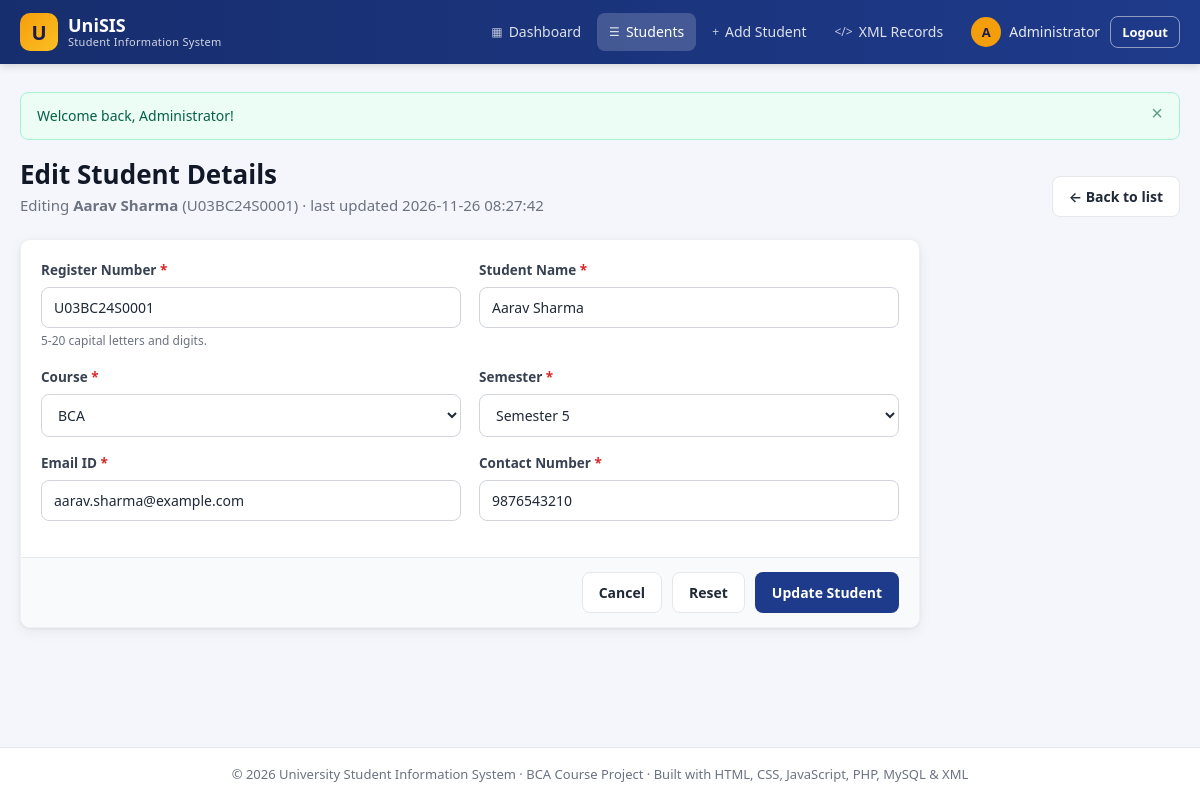
Page /edit_student.php?id=1 (signed in) on the committed database.
### tables this page shows
CREATE TABLE students (
    id              INT UNSIGNED  NOT NULL AUTO_INCREMENT,
    reg_no          VARCHAR(20)   NOT NULL,          
    name            VARCHAR(100)  NOT NULL,          
    course          VARCHAR(30)   NOT NULL,          
    semester        TINYINT UNSIGNED NOT NULL,       
    email           VARCHAR(100)  NOT NULL,          
    contact_number  VARCHAR(15)   NOT NULL,          
    created_at      TIMESTAMP     NOT NULL DEFAULT CURRENT_TIMESTAMP,
    updated_at      TIMESTAMP     NOT NULL DEFAULT CURRENT_TIMESTAMP
                                  ON UPDATE CURRENT_TIMESTAMP,
    PRIMARY KEY (id),
    UNIQUE KEY uq_students_reg_no (reg_no),
    UNIQUE KEY uq_students_email (email),
    CONSTRAINT chk_semester CHECK (semester BETWEEN 1 AND 8)
);

### includes/db.php (called while the page is built, shortened)
<?php
require_once __DIR__ . '/config.php';
function db(): PDO
{
    static $pdo = null;
    $options = [
        PDO::ATTR_ERRMODE            => PDO::ERRMODE_EXCEPTION,
        PDO::ATTR_DEFAULT_FETCH_MODE => PDO::FETCH_ASSOC,
        PDO::ATTR_EMULATE_PREPARES   => false,
    ];
    try {
        if (DB_DRIVER === 'sqlite') {
            require_once __DIR__ . '/sqlite_demo.php';
            $pdo = sqlite_demo_connect($options);
        } else {
            $dsn = 'mysql:host=' . DB_HOST . ';port=' . DB_PORT
                 . ';dbname=' . DB_NAME . ';charset=utf8mb4';
            $pdo = new PDO($dsn, DB_USER, DB_PASS, $options);
        }
    } catch (PDOException $e) {
        http_response_code(500);
        echo '<div style="font-family:sans-serif;max-width:640px;margin:60px auto;padding:24px;'
           . 'border:1px solid #f5c2c7;background:#f8d7da;color:#842029;border-radius:8px">'
           . '<h2 style="margin-top:0">Database connection failed</h2>'
           . '<p>Make sure MySQL is running in XAMPP/WAMP and that you have imported '
           . '<code>database/university_db.sql</code> in phpMyAdmin.</p>'
           . '<p><small>' . htmlspecialchars($e->getMessage()) . '</small></p></div>';
        exit;
    }
    return $pdo;
}

### includes/functions.php (called while the page is built, shortened)
<?php
require_once __DIR__ . '/config.php';
require_once __DIR__ . '/db.php';
function e($value): string
{
    return htmlspecialchars((string) $value, ENT_QUOTES, 'UTF-8');
}

### includes/config.php (called while the page is built, shortened)
<?php
$COURSES   = ['BCA', 'BBA', 'B.Com', 'B.Sc', 'BA', 'MCA', 'MBA', 'M.Com'];
$SEMESTERS = range(1, 8);

### edit_student.php (the view, shortened to what this page needs)
<?php
require_once __DIR__ . '/includes/functions.php';
$id = (int) ($_GET['id'] ?? 0);
$stmt = db()->prepare('SELECT * FROM students WHERE id = ?');
$stmt->execute([$id]);
$existing = $stmt->fetch();
$student = $existing;
$errors  = [];
$submitLabel = 'Update Student';
require __DIR__ . '/includes/header.php';
?>
<div class="page-header">
    <div>
        <h1>Edit Student Details</h1>
        <p class="muted">Editing <strong><?= e($existing['name']) ?></strong> (<?= e($existing['reg_no']) ?>)
           &middot; last updated <?= e($existing['updated_at']) ?></p>
    </div>
    <a href="students.php" class="btn btn-light">&larr; Back to list</a>
</div>
<?php require __DIR__ . '/includes/student_form.php'; ?>
<?php require __DIR__ . '/includes/footer.php'; ?>

### includes/student_form.php (shortened to what this page needs)
<?php
function student_group_class(array $errors, string $field): string
{
    return 'form-group' . (isset($errors[$field]) ? ' has-error' : '');
}
?>
<form method="post" id="studentForm" class="card form-card" novalidate data-validate="student">
    <div class="card-body">
        <div class="form-row">
            <div class="<?= student_group_class($errors, 'reg_no') ?>">
                <label for="reg_no">Register Number <span class="req">*</span></label>
                <input type="text" id="reg_no" name="reg_no" maxlength="20"
                       value="<?= e($student['reg_no']) ?>" placeholder="e.g. U03BC24S0009">
                <small class="hint">5-20 capital letters and digits.</small>
            </div>
            <div class="<?= student_group_class($errors, 'name') ?>">
                <label for="name">Student Name <span class="req">*</span></label>
                <input type="text" id="name" name="name" maxlength="100"
                       value="<?= e($student['name']) ?>" placeholder="e.g. Priya Sharma">
            </div>
        </div>
        <div class="form-row">
            <div class="<?= student_group_class($errors, 'course') ?>">
                <label for="course">Course <span class="req">*</span></label>
                <select id="course" name="course">
                    <?php foreach ($COURSES as $c): ?>
                        <option value="<?= e($c) ?>" <?= $student['course'] === $c ? 'selected' : '' ?>><?= e($c) ?></option>
                    <?php endforeach; ?>
                </select>
            </div>
            <div class="<?= student_group_class($errors, 'semester') ?>">
                <label for="semester">Semester <span class="req">*</span></label>
                <select id="semester" name="semester">
                    <?php foreach ($SEMESTERS as $s): ?>
                        <option value="<?= $s ?>" <?= (string) $student['semester'] === (string) $s ? 'selected' : '' ?>>Semester <?= $s ?></option>
                    <?php endforeach; ?>
                </select>
            </div>
        </div>
        <div class="form-row">
            <div class="<?= student_group_class($errors, 'email') ?>">
                <label for="email">Email ID <span class="req">*</span></label>
                <input type="email" id="email" name="email" maxlength="100"
                       value="<?= e($student['email']) ?>" placeholder="student@example.com">
            </div>
            <div class="<?= student_group_class($errors, 'contact_number') ?>">
                <label for="contact_number">Contact Number <span class="req">*</span></label>
                <input type="tel" id="contact_number" name="contact_number" maxlength="10"
                       value="<?= e($student['contact_number']) ?>" placeholder="10-digit mobile number">
            </div>
        </div>
    </div>
    <div class="card-footer">
        <a href="students.php" class="btn btn-light">Cancel</a>
        <button type="reset" class="btn btn-light">Reset</button>
        <button type="submit" class="btn btn-primary"><?= e($submitLabel) ?></button>
    </div>
</form>

### assets/css/style.css (style rules this page uses)
:root { --primary: #1e3a8a; --primary-600: #2747a8; --primary-50: #eef2ff; --accent: #f59e0b; --success: #16a34a; --danger: #dc2626; --warning: #d97706; --text: #1f2937; --muted: #6b7280; --border: #e5e7eb; --bg: #f4f6fb; --card: #ffffff; --radius: 10px; --shadow: 0 1px 3px rgba(15, 23, 42, .06), 0 4px 14px rgba(15, 23, 42, .06); }
* { box-sizing: border-box; }
html, body { margin: 0; padding: 0; }
body { font-family: "Segoe UI", system-ui, -apple-system, Roboto, Arial, sans-serif; font-size: 15px; line-height: 1.55; color: var(--text); background: var(--bg); min-height: 100vh; display: flex; flex-direction: column; }
a { color: var(--primary); text-decoration: none; }
h1, h2, h3 { line-height: 1.25; margin: 0; }
.muted { color: var(--muted); margin: 4px 0 0; }
.page-header { display: flex; align-items: flex-end; justify-content: space-between; gap: 16px; margin-bottom: 22px; flex-wrap: wrap; }
.page-header h1 { font-size: 26px; color: #111827; }
.btn { display: inline-flex; align-items: center; justify-content: center; gap: 6px; padding: 9px 16px; border-radius: 8px; border: 1px solid transparent; font-size: 14px; font-weight: 600; cursor: pointer; text-decoration: none !important; transition: background .15s, box-shadow .15s, transform .05s; font-family: inherit; white-space: nowrap; }
.btn-primary { background: var(--primary); color: #fff; }
.btn-light { background: #fff; color: var(--text); border-color: var(--border); }
.card { background: var(--card); border-radius: var(--radius); box-shadow: var(--shadow); border: 1px solid #eef0f4; margin-bottom: 22px; overflow: hidden; }
.card-body { padding: 20px; }
.card-footer { display: flex; justify-content: flex-end; gap: 10px; padding: 14px 20px; background: #f9fafb; border-top: 1px solid var(--border); }
input[type="text"], input[type="email"], input[type="password"], input[type="tel"], input[type="search"], select { width: 100%; padding: 10px 12px; font-size: 14px; font-family: inherit; border: 1px solid #d1d5db; border-radius: 8px; background: #fff; color: var(--text); transition: border-color .15s, box-shadow .15s; }
.form-card { max-width: 900px; }
.form-row { display: grid; grid-template-columns: 1fr 1fr; gap: 18px; }
.form-group { margin-bottom: 16px; }
.form-group label { display: block; font-weight: 600; font-size: 13.5px; margin-bottom: 6px; color: #374151; }
.req { color: var(--danger); }
.hint { display: block; color: var(--muted); font-size: 12px; margin-top: 4px; }

### rows in the picture
students: name "Aarav Sharma", reg_no "U03BC24S0001", updated_at "2026-11-26 08:27:42", semester "Semester 5", email "aarav.sharma@example.com", contact_number "9876543210"

### other values in the picture
APP_SHORT "UniSIS"
$icon "▦"
$label "Dashboard"
$icon "☰"
$label "Students"
$icon "+"
$label "Add Student"
$icon "</>"
$label "XML Records"
substr($_SESSION['full_name'] ?? 'U', 0, 1) "A"
$_SESSION['full_name'] "Administrator"
$flash['message'] "Welcome back, Administrator!"
$submitLabel "Update Student"
APP_NAME "University Student Information System"
form field course "BCA"
